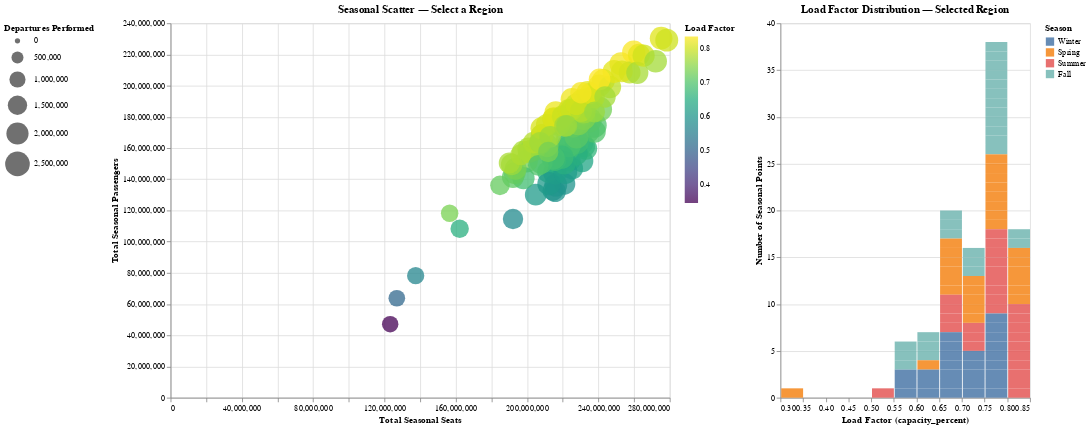

Source (notebook cell):
### Code cell
import pandas as pd
import altair as alt
import glob
import os

alt.data_transformers.disable_max_rows()

# ----------------------------
# LOAD ALL CLEAN CSV FILES
# ----------------------------
files = sorted(glob.glob("clean_data/flights_*_clean.csv"))

df_list = []
for f in files:
    filename = os.path.basename(f)
    year = int(filename.split("_")[1])
    
    temp = pd.read_csv(f)
    temp["YEAR"] = year
    df_list.append(temp)

df = pd.concat(df_list, ignore_index=True)

# ----------------------------
# AGGREGATE BY YEAR × SEASON
# ----------------------------
grouped = (
    df.groupby(["YEAR", "SEASON"])
      .agg({
          "PASSENGERS": "sum",
          "SEATS": "sum",
          "DEPARTURES_PERFORMED": "sum",
          "capacity_percent": "mean"
      })
      .reset_index()
)

season_order = ["Winter", "Spring", "Summer", "Fall"]

# ----------------------------
# BRUSH SELECTION
# ----------------------------
brush = alt.selection_interval(encodings=["x", "y"])

# ----------------------------
# SCATTER PLOT (LEFT)
# ----------------------------
scatter = (
    alt.Chart(grouped)
    .mark_circle(opacity=0.75)
    .encode(
        x=alt.X("SEATS:Q", title="Total Seasonal Seats"),
        y=alt.Y("PASSENGERS:Q", title="Total Seasonal Passengers"),
        color=alt.Color(
            "capacity_percent:Q",
            title="Load Factor",
            scale=alt.Scale(scheme="viridis")
        ),
        size=alt.Size(
            "DEPARTURES_PERFORMED:Q",
            title="Departures Performed",
            scale=alt.Scale(range=[40, 900]),
            legend=alt.Legend(orient='left')   # 👈 THIS MOVES IT LEFT
        ),
        shape=alt.Shape("SEASON:N", sort=season_order),
        tooltip=[
            "YEAR:O",
            "SEASON:N",
            alt.Tooltip("capacity_percent:Q", title="Load Factor", format=".2f"),
            "PASSENGERS:Q",
            "SEATS:Q",
            "DEPARTURES_PERFORMED:Q"
        ]
    )
    .add_params(brush)
    .properties(
        width=600,
        height=450,
        title="Seasonal Scatter — Select a Region"
    )
)

# ----------------------------
# HISTOGRAM (RIGHT) — With Legend + Tooltip
# ----------------------------
hist = (
    alt.Chart(grouped)
    .mark_bar(opacity=0.85)
    .encode(
        x=alt.X(
            "capacity_percent:Q",
            bin=alt.Bin(maxbins=20),
            title="Load Factor (capacity_percent)"
        ),
        y=alt.Y("count()", title="Number of Seasonal Points"),
        color=alt.Color(
            "SEASON:N",
            sort=season_order,
            title="Season",
            scale=alt.Scale(scheme="tableau10")
        ),
        tooltip=[
            alt.Tooltip("SEASON:N", title="Season"),
            alt.Tooltip("count()", title="Count of Points"),
            alt.Tooltip("capacity_percent:Q", title="Load Factor (Range)", format=".2f")
        ]
    )
    .transform_filter(brush)
    .properties(
        width=300,
        height=450,
        title="Load Factor Distribution — Selected Region"
    )
)

# ----------------------------
# FINAL LINKED VIEW
# ----------------------------
final_chart = scatter | hist

final_chart

### Figure 1 — Vega-Lite specification as saved in the notebook (floating-point values rounded to 4 significant figures)
{"config": {"view": {"continuousWidth": 300, "continuousHeight": 300}}, "hconcat": [{"mark": {"type": "circle", "opacity": 0.75}, "encoding": {"color": {"field": "capacity_percent", "scale": {"scheme": "viridis"}, "title": "Load Factor", "type": "quantitative"}, "shape": {"field": "SEASON", "sort": ["Winter", "Spring", "Summer", "Fall"], "type": "nominal"}, "size": {"field": "DEPARTURES_PERFORMED", "legend": {"orient": "left"}, "scale": {"range": [40, 900]}, "title": "Departures Performed", "type": "quantitative"}, "tooltip": [{"field": "YEAR", "type": "ordinal"}, {"field": "SEASON", "type": "nominal"}, {"field": "capacity_percent", "format": ".2f", "title": "Load Factor", "type": "quantitative"}, {"field": "PASSENGERS", "type": "quantitative"}, {"field": "SEATS", "type": "quantitative"}, {"field": "DEPARTURES_PERFORMED", "type": "quantitative"}], "x": {"field": "SEATS", "title": "Total Seasonal Seats", "type": "quantitative"}, "y": {"field": "PASSENGERS", "title": "Total Seasonal Passengers", "type": "quantitative"}}, "height": 450, "name": "view_12", "title": "Seasonal Scatter — Select a Region", "width": 600}, {"mark": {"type": "bar", "opacity": 0.85}, "encoding": {"color": {"field": "SEASON", "scale": {"scheme": "tableau10"}, "sort": ["Winter", "Spring", "Summer", "Fall"], "title": "Season", "type": "nominal"}, "tooltip": [{"field": "SEASON", "title": "Season", "type": "nominal"}, {"aggregate": "count", "title": "Count of Points", "type": "quantitative"}, {"field": "capacity_percent", "format": ".2f", "title": "Load Factor (Range)", "type": "quantitative"}], "x": {"bin": {"maxbins": 20}, "field": "capacity_percent", "title": "Load Factor (capacity_percent)", "type": "quantitative"}, "y": {"aggregate": "count", "title": "Number of Seasonal Points", "type": "quantitative"}}, "height": 450, "title": "Load Factor Distribution — Selected Region", "transform": [{"filter": {"param": "param_19"}}], "width": 300}], "data": {"name": "data-b1b09d8d7e5ff0dc8c49e6775a44f3f7"}, "params": [{"name": "param_19", "select": {"type": "interval", "encodings": ["x", "y"]}, "views": ["view_12"]}], "$schema": "https://vega.github.io/schema/vega-lite/v5.20.1.json", "datasets": {"data-b1b09d8d7e5ff0dc8c49e6775a44f3f7": [{"YEAR": 1999, "SEASON": "Fall", "PASSENGERS": 146900000.0, "SEATS": 225300000.0, "DEPARTURES_PERFORMED": 1897000.0, "capacity_percent": 0.6266}, {"YEAR": 1999, "SEASON": "Spring", "PASSENGERS": 152100000.0, "SEATS": 224000000.0, "DEPARTURES_PERFORMED": 1891000.0, "capacity_percent": 0.6555}, {"YEAR": 1999, "SEASON": "Summer", "PASSENGERS": 163200000.0, "SEATS": 230900000.0, "DEPARTURES_PERFORMED": 1942000.0, "capacity_percent": 0.6834}, {"YEAR": 1999, "SEASON": "Winter", "PASSENGERS": 132900000.0, "SEATS": 214500000.0, "DEPARTURES_PERFORMED": 1803000.0, "capacity_percent": 0.5965}, {"YEAR": 2000, "SEASON": "Fall", "PASSENGERS": 151700000.0, "SEATS": 230900000.0, "DEPARTURES_PERFORMED": 1999000.0, "capacity_percent": 0.6339}, {"YEAR": 2000, "SEASON": "Spring", "PASSENGERS": 161000000.0, "SEATS": 232000000.0, "DEPARTURES_PERFORMED": 1965000.0, "capacity_percent": 0.6672}, {"YEAR": 2000, "SEASON": "Summer", "PASSENGERS": 170400000.0, "SEATS": 234300000.0, "DEPARTURES_PERFORMED": 2025000.0, "capacity_percent": 0.6996}, {"YEAR": 2000, "SEASON": "Winter", "PASSENGERS": 137000000.0, "SEATS": 221000000.0, "DEPARTURES_PERFORMED": 1867000.0, "capacity_percent": 0.5969}, {"YEAR": 2001, "SEASON": "Fall", "PASSENGERS": 114600000.0, "SEATS": 192100000.0, "DEPARTURES_PERFORMED": 1668000.0, "capacity_percent": 0.5788}, {"YEAR": 2001, "SEASON": "Spring", "PASSENGERS": 159700000.0, "SEATS": 233100000.0, "DEPARTURES_PERFORMED": 2001000.0, "capacity_percent": 0.667}, {"YEAR": 2001, "SEASON": "Summer", "PASSENGERS": 170600000.0, "SEATS": 237800000.0, "DEPARTURES_PERFORMED": 2047000.0, "capacity_percent": 0.7004}, {"YEAR": 2001, "SEASON": "Winter", "PASSENGERS": 132300000.0, "SEATS": 215700000.0, "DEPARTURES_PERFORMED": 1864000.0, "capacity_percent": 0.5949}, {"YEAR": 2002, "SEASON": "Fall", "PASSENGERS": 136300000.0, "SEATS": 216100000.0, "DEPARTURES_PERFORMED": 2139000.0, "capacity_percent": 0.5999}, {"YEAR": 2002, "SEASON": "Spring", "PASSENGERS": 144800000.0, "SEATS": 211600000.0, "DEPARTURES_PERFORMED": 1848000.0, "capacity_percent": 0.6626}, {"YEAR": 2002, "SEASON": "Summer", "PASSENGERS": 155900000.0, "SEATS": 219500000.0, "DEPARTURES_PERFORMED": 1929000.0, "capacity_percent": 0.6876}, {"YEAR": 2002, "SEASON": "Winter", "PASSENGERS": 130200000.0, "SEATS": 204800000.0, "DEPARTURES_PERFORMED": 1904000.0, "capacity_percent": 0.6136}, {"YEAR": 2003, "SEASON": "Fall", "PASSENGERS": 144200000.0, "SEATS": 215600000.0, "DEPARTURES_PERFORMED": 2293000.0, "capacity_percent": 0.6335}, {"YEAR": 2003, "SEASON": "Spring", "PASSENGERS": 149600000.0, "SEATS": 216900000.0, "DEPARTURES_PERFORMED": 2282000.0, "capacity_percent": 0.6489}, {"YEAR": 2003, "SEASON": "Summer", "PASSENGERS": 165700000.0, "SEATS": 222900000.0, "DEPARTURES_PERFORMED": 2381000.0, "capacity_percent": 0.6987}, {"YEAR": 2003, "SEASON": "Winter", "PASSENGERS": 137200000.0, "SEATS": 212200000.0, "DEPARTURES_PERFORMED": 2207000.0, "capacity_percent": 0.6117}, {"YEAR": 2004, "SEASON": "Fall", "PASSENGERS": 156600000.0, "SEATS": 227100000.0, "DEPARTURES_PERFORMED": 2434000.0, "capacity_percent": 0.654}, {"YEAR": 2004, "SEASON": "Spring", "PASSENGERS": 164000000.0, "SEATS": 227900000.0, "DEPARTURES_PERFORMED": 2417000.0, "capacity_percent": 0.6795}, {"YEAR": 2004, "SEASON": "Summer", "PASSENGERS": 178000000.0, "SEATS": 235000000.0, "DEPARTURES_PERFORMED": 2515000.0, "capacity_percent": 0.7188}, {"YEAR": 2004, "SEASON": "Winter", "PASSENGERS": 144700000.0, "SEATS": 221400000.0, "DEPARTURES_PERFORMED": 2323000.0, "capacity_percent": 0.6193}, {"YEAR": 2005, "SEASON": "Fall", "PASSENGERS": 159900000.0, "SEATS": 222800000.0, "DEPARTURES_PERFORMED": 2381000.0, "capacity_percent": 0.6808}, {"YEAR": 2005, "SEASON": "Spring", "PASSENGERS": 174600000.0, "SEATS": 237700000.0, "DEPARTURES_PERFORMED": 2512000.0, "capacity_percent": 0.6989}, {"YEAR": 2005, "SEASON": "Summer", "PASSENGERS": 184900000.0, "SEATS": 240600000.0, "DEPARTURES_PERFORMED": 2570000.0, "capacity_percent": 0.7297}, {"YEAR": 2005, "SEASON": "Winter", "PASSENGERS": 150600000.0, "SEATS": 220800000.0, "DEPARTURES_PERFORMED": 2311000.0, "capacity_percent": 0.6507}, {"YEAR": 2006, "SEASON": "Fall", "PASSENGERS": 161800000.0, "SEATS": 223500000.0, "DEPARTURES_PERFORMED": 2357000.0, "capacity_percent": 0.6937}, {"YEAR": 2006, "SEASON": "Spring", "PASSENGERS": 174400000.0, "SEATS": 225600000.0, "DEPARTURES_PERFORMED": 2381000.0, "capacity_percent": 0.7397}, {"YEAR": 2006, "SEASON": "Summer", "PASSENGERS": 182200000.0, "SEATS": 230900000.0, "DEPARTURES_PERFORMED": 2471000.0, "capacity_percent": 0.7575}, {"YEAR": 2006, "SEASON": "Winter", "PASSENGERS": 152800000.0, "SEATS": 215400000.0, "DEPARTURES_PERFORMED": 2248000.0, "capacity_percent": 0.6814}, {"YEAR": 2007, "SEASON": "Fall", "PASSENGERS": 167500000.0, "SEATS": 227700000.0, "DEPARTURES_PERFORMED": 2385000.0, "capacity_percent": 0.709}, {"YEAR": 2007, "SEASON": "Spring", "PASSENGERS": 179300000.0, "SEATS": 231600000.0, "DEPARTURES_PERFORMED": 2417000.0, "capacity_percent": 0.7408}, {"YEAR": 2007, "SEASON": "Summer", "PASSENGERS": 191500000.0, "SEATS": 235500000.0, "DEPARTURES_PERFORMED": 2495000.0, "capacity_percent": 0.7801}, {"YEAR": 2007, "SEASON": "Winter", "PASSENGERS": 154200000.0, "SEATS": 219300000.0, "DEPARTURES_PERFORMED": 2274000.0, "capacity_percent": 0.6769}, {"YEAR": 2008, "SEASON": "Fall", "PASSENGERS": 150900000.0, "SEATS": 207900000.0, "DEPARTURES_PERFORMED": 2133000.0, "capacity_percent": 0.7015}, {"YEAR": 2008, "SEASON": "Spring", "PASSENGERS": 176000000.0, "SEATS": 228700000.0, "DEPARTURES_PERFORMED": 2374000.0, "capacity_percent": 0.7394}, {"YEAR": 2008, "SEASON": "Summer", "PASSENGERS": 183500000.0, "SEATS": 231600000.0, "DEPARTURES_PERFORMED": 2416000.0, "capacity_percent": 0.7635}, {"YEAR": 2008, "SEASON": "Winter", "PASSENGERS": 153500000.0, "SEATS": 214600000.0, "DEPARTURES_PERFORMED": 2201000.0, "capacity_percent": 0.6904}, {"YEAR": 2009, "SEASON": "Fall", "PASSENGERS": 151600000.0, "SEATS": 199700000.0, "DEPARTURES_PERFORMED": 2072000.0, "capacity_percent": 0.7324}, {"YEAR": 2009, "SEASON": "Spring", "PASSENGERS": 161500000.0, "SEATS": 211200000.0, "DEPARTURES_PERFORMED": 2167000.0, "capacity_percent": 0.7355}, {"YEAR": 2009, "SEASON": "Summer", "PASSENGERS": 175400000.0, "SEATS": 217600000.0, "DEPARTURES_PERFORMED": 2270000.0, "capacity_percent": 0.7775}, {"YEAR": 2009, "SEASON": "Winter", "PASSENGERS": 140700000.0, "SEATS": 198000000.0, "DEPARTURES_PERFORMED": 2021000.0, "capacity_percent": 0.6866}, {"YEAR": 2010, "SEASON": "Fall", "PASSENGERS": 158900000.0, "SEATS": 204000000.0, "DEPARTURES_PERFORMED": 2099000.0, "capacity_percent": 0.7501}, {"YEAR": 2010, "SEASON": "Spring", "PASSENGERS": 163400000.0, "SEATS": 207400000.0, "DEPARTURES_PERFORMED": 2144000.0, "capacity_percent": 0.7568}, {"YEAR": 2010, "SEASON": "Summer", "PASSENGERS": 176300000.0, "SEATS": 215700000.0, "DEPARTURES_PERFORMED": 2248000.0, "capacity_percent": 0.7858}, {"YEAR": 2010, "SEASON": "Winter", "PASSENGERS": 141400000.0, "SEATS": 192000000.0, "DEPARTURES_PERFORMED": 1964000.0, "capacity_percent": 0.7107}, {"YEAR": 2011, "SEASON": "Fall", "PASSENGERS": 159500000.0, "SEATS": 200800000.0, "DEPARTURES_PERFORMED": 2051000.0, "capacity_percent": 0.7669}, {"YEAR": 2011, "SEASON": "Spring", "PASSENGERS": 167200000.0, "SEATS": 211100000.0, "DEPARTURES_PERFORMED": 2155000.0, "capacity_percent": 0.7608}, {"YEAR": 2011, "SEASON": "Summer", "PASSENGERS": 178700000.0, "SEATS": 217900000.0, "DEPARTURES_PERFORMED": 2241000.0, "capacity_percent": 0.7893}, {"YEAR": 2011, "SEASON": "Winter", "PASSENGERS": 144000000.0, "SEATS": 193000000.0, "DEPARTURES_PERFORMED": 1952000.0, "capacity_percent": 0.7185}, {"YEAR": 2012, "SEASON": "Fall", "PASSENGERS": 157600000.0, "SEATS": 197700000.0, "DEPARTURES_PERFORMED": 1983000.0, "capacity_percent": 0.7717}, {"YEAR": 2012, "SEASON": "Spring", "PASSENGERS": 168000000.0, "SEATS": 208300000.0, "DEPARTURES_PERFORMED": 2102000.0, "capacity_percent": 0.7781}, {"YEAR": 2012, "SEASON": "Summer", "PASSENGERS": 178700000.0, "SEATS": 215000000.0, "DEPARTURES_PERFORMED": 2181000.0, "capacity_percent": 0.8054}, {"YEAR": 2012, "SEASON": "Winter", "PASSENGERS": 146700000.0, "SEATS": 193600000.0, "DEPARTURES_PERFORMED": 1941000.0, "capacity_percent": 0.7351}, {"YEAR": 2013, "SEASON": "Fall", "PASSENGERS": 157800000.0, "SEATS": 201100000.0, "DEPARTURES_PERFORMED": 1991000.0, "capacity_percent": 0.7607}, {"YEAR": 2013, "SEASON": "Spring", "PASSENGERS": 168300000.0, "SEATS": 208500000.0, "DEPARTURES_PERFORMED": 2069000.0, "capacity_percent": 0.7806}, {"YEAR": 2013, "SEASON": "Summer", "PASSENGERS": 177900000.0, "SEATS": 216000000.0, "DEPARTURES_PERFORMED": 2156000.0, "capacity_percent": 0.7999}, {"YEAR": 2013, "SEASON": "Winter", "PASSENGERS": 149600000.0, "SEATS": 191300000.0, "DEPARTURES_PERFORMED": 1876000.0, "capacity_percent": 0.7621}, {"YEAR": 2014, "SEASON": "Fall", "PASSENGERS": 163500000.0, "SEATS": 203700000.0, "DEPARTURES_PERFORMED": 1951000.0, "capacity_percent": 0.78}, {"YEAR": 2014, "SEASON": "Spring", "PASSENGERS": 172700000.0, "SEATS": 208100000.0, "DEPARTURES_PERFORMED": 2008000.0, "capacity_percent": 0.806}, {"YEAR": 2014, "SEASON": "Summer", "PASSENGERS": 182800000.0, "SEATS": 216100000.0, "DEPARTURES_PERFORMED": 2097000.0, "capacity_percent": 0.8203}, {"YEAR": 2014, "SEASON": "Winter", "PASSENGERS": 150500000.0, "SEATS": 190000000.0, "DEPARTURES_PERFORMED": 1812000.0, "capacity_percent": 0.7708}, {"YEAR": 2015, "SEASON": "Fall", "PASSENGERS": 174900000.0, "SEATS": 211100000.0, "DEPARTURES_PERFORMED": 1938000.0, "capacity_percent": 0.8021}, {"YEAR": 2015, "SEASON": "Spring", "PASSENGERS": 178800000.0, "SEATS": 214800000.0, "DEPARTURES_PERFORMED": 1986000.0, "capacity_percent": 0.8076}, {"YEAR": 2015, "SEASON": "Summer", "PASSENGERS": 191300000.0, "SEATS": 225100000.0, "DEPARTURES_PERFORMED": 2090000.0, "capacity_percent": 0.8231}, {"YEAR": 2015, "SEASON": "Winter", "PASSENGERS": 155700000.0, "SEATS": 196500000.0, "DEPARTURES_PERFORMED": 1807000.0, "capacity_percent": 0.7744}, {"YEAR": 2016, "SEASON": "Fall", "PASSENGERS": 180400000.0, "SEATS": 220000000.0, "DEPARTURES_PERFORMED": 1962000.0, "capacity_percent": 0.7956}, {"YEAR": 2016, "SEASON": "Spring", "PASSENGERS": 184300000.0, "SEATS": 223500000.0, "DEPARTURES_PERFORMED": 2017000.0, "capacity_percent": 0.7995}, {"YEAR": 2016, "SEASON": "Summer", "PASSENGERS": 195700000.0, "SEATS": 234000000.0, "DEPARTURES_PERFORMED": 2114000.0, "capacity_percent": 0.8138}, {"YEAR": 2016, "SEASON": "Winter", "PASSENGERS": 163500000.0, "SEATS": 207300000.0, "DEPARTURES_PERFORMED": 1853000.0, "capacity_percent": 0.7662}, {"YEAR": 2017, "SEASON": "Fall", "PASSENGERS": 184600000.0, "SEATS": 224700000.0, "DEPARTURES_PERFORMED": 1951000.0, "capacity_percent": 0.7942}, {"YEAR": 2017, "SEASON": "Spring", "PASSENGERS": 190500000.0, "SEATS": 230500000.0, "DEPARTURES_PERFORMED": 2023000.0, "capacity_percent": 0.7997}, {"YEAR": 2017, "SEASON": "Summer", "PASSENGERS": 203300000.0, "SEATS": 242800000.0, "DEPARTURES_PERFORMED": 2139000.0, "capacity_percent": 0.8115}, {"YEAR": 2017, "SEASON": "Winter", "PASSENGERS": 167400000.0, "SEATS": 212900000.0, "DEPARTURES_PERFORMED": 1853000.0, "capacity_percent": 0.7637}, {"YEAR": 2018, "SEASON": "Fall", "PASSENGERS": 192700000.0, "SEATS": 237300000.0, "DEPARTURES_PERFORMED": 2033000.0, "capacity_percent": 0.7903}, {"YEAR": 2018, "SEASON": "Spring", "PASSENGERS": 200000000.0, "SEATS": 240600000.0, "DEPARTURES_PERFORMED": 2067000.0, "capacity_percent": 0.8037}, {"YEAR": 2018, "SEASON": "Summer", "PASSENGERS": 214100000.0, "SEATS": 252700000.0, "DEPARTURES_PERFORMED": 2190000.0, "capacity_percent": 0.8258}, {"YEAR": 2018, "SEASON": "Winter", "PASSENGERS": 174200000.0, "SEATS": 221200000.0, "DEPARTURES_PERFORMED": 1896000.0, "capacity_percent": 0.7658}, {"YEAR": 2019, "SEASON": "Fall", "PASSENGERS": 199200000.0, "SEATS": 246400000.0, "DEPARTURES_PERFORMED": 2085000.0, "capacity_percent": 0.7847}, {"YEAR": 2019, "SEASON": "Spring", "PASSENGERS": 209100000.0, "SEATS": 248700000.0, "DEPARTURES_PERFORMED": 2120000.0, "capacity_percent": 0.8135}, {"YEAR": 2019, "SEASON": "Summer", "PASSENGERS": 221500000.0, "SEATS": 259800000.0, "DEPARTURES_PERFORMED": 2221000.0, "capacity_percent": 0.8318}, {"YEAR": 2019, "SEASON": "Winter", "PASSENGERS": 183800000.0, "SEATS": 230200000.0, "DEPARTURES_PERFORMED": 1945000.0, "capacity_percent": 0.7766}, {"YEAR": 2020, "SEASON": "Fall", "PASSENGERS": 78240000.0, "SEATS": 137500000.0, "DEPARTURES_PERFORMED": 1173000.0, "capacity_percent": 0.5683}, {"YEAR": 2020, "SEASON": "Spring", "PASSENGERS": 47130000.0, "SEATS": 123200000.0, "DEPARTURES_PERFORMED": 1048000.0, "capacity_percent": 0.3471}, {"YEAR": 2020, "SEASON": "Summer", "PASSENGERS": 63750000.0, "SEATS": 126900000.0, "DEPARTURES_PERFORMED": 1085000.0, "capacity_percent": 0.5095}, {"YEAR": 2020, "SEASON": "Winter", "PASSENGERS": 149000000.0, "SEATS": 206300000.0, "DEPARTURES_PERFORMED": 1742000.0, "capacity_percent": 0.6991}, {"YEAR": 2021, "SEASON": "Fall", "PASSENGERS": 174400000.0, "SEATS": 222200000.0, "DEPARTURES_PERFORMED": 1817000.0, "capacity_percent": 0.7583}, {"YEAR": 2021, "SEASON": "Spring", "PASSENGERS": 136100000.0, "SEATS": 184800000.0, "DEPARTURES_PERFORMED": 1538000.0, "capacity_percent": 0.7186}, {"YEAR": 2021, "SEASON": "Summer", "PASSENGERS": 188100000.0, "SEATS": 227500000.0, "DEPARTURES_PERFORMED": 1896000.0, "capacity_percent": 0.7975}, {"YEAR": 2021, "SEASON": "Winter", "PASSENGERS": 108300000.0, "SEATS": 162200000.0, "DEPARTURES_PERFORMED": 1341000.0, "capacity_percent": 0.6541}, {"YEAR": 2022, "SEASON": "Fall", "PASSENGERS": 195000000.0, "SEATS": 235400000.0, "DEPARTURES_PERFORMED": 1825000.0, "capacity_percent": 0.8113}, {"YEAR": 2022, "SEASON": "Spring", "PASSENGERS": 195500000.0, "SEATS": 230200000.0, "DEPARTURES_PERFORMED": 1847000.0, "capacity_percent": 0.8283}, {"YEAR": 2022, "SEASON": "Summer", "PASSENGERS": 204100000.0, "SEATS": 240600000.0, "DEPARTURES_PERFORMED": 1919000.0, "capacity_percent": 0.8339}, {"YEAR": 2022, "SEASON": "Winter", "PASSENGERS": 157500000.0, "SEATS": 211800000.0, "DEPARTURES_PERFORMED": 1663000.0, "capacity_percent": 0.7322}, {"YEAR": 2023, "SEASON": "Fall", "PASSENGERS": 208500000.0, "SEATS": 257500000.0, "DEPARTURES_PERFORMED": 1936000.0, "capacity_percent": 0.7885}, {"YEAR": 2023, "SEASON": "Spring", "PASSENGERS": 209200000.0, "SEATS": 253200000.0, "DEPARTURES_PERFORMED": 1915000.0, "capacity_percent": 0.8085}, {"YEAR": 2023, "SEASON": "Summer", "PASSENGERS": 219900000.0, "SEATS": 262700000.0, "DEPARTURES_PERFORMED": 1989000.0, "capacity_percent": 0.8193}, {"YEAR": 2023, "SEASON": "Winter", "PASSENGERS": 183200000.0, "SEATS": 237800000.0, "DEPARTURES_PERFORMED": 1787000.0, "capacity_percent": 0.759}, {"YEAR": 2024, "SEASON": "Fall", "PASSENGERS": 208300000.0, "SEATS": 261800000.0, "DEPARTURES_PERFORMED": 2001000.0, "capacity_percent": 0.7701}, {"YEAR": 2024, "SEASON": "Spring", "PASSENGERS": 219300000.0, "SEATS": 265300000.0, "DEPARTURES_PERFORMED": 2000000.0, "capacity_percent": 0.7989}, {"YEAR": 2024, "SEASON": "Summer", "PASSENGERS": 230500000.0, "SEATS": 275200000.0, "DEPARTURES_PERFORMED": 2097000.0, "capacity_percent": 0.8115}, {"YEAR": 2024, "SEASON": "Winter", "PASSENGERS": 192800000.0, "SEATS": 243700000.0, "DEPARTURES_PERFORMED": 1843000.0, "capacity_percent": 0.7677}, {"YEAR": 2025, "SEASON": "Spring", "PASSENGERS": 215700000.0, "SEATS": 272100000.0, "DEPARTURES_PERFORMED": 2085000.0, "capacity_percent": 0.7675}, {"YEAR": 2025, "SEASON": "Summer", "PASSENGERS": 229200000.0, "SEATS": 278300000.0, "DEPARTURES_PERFORMED": 2150000.0, "capacity_percent": 0.7977}, {"YEAR": 2025, "SEASON": "Winter", "PASSENGERS": 118200000.0, "SEATS": 156500000.0, "DEPARTURES_PERFORMED": 1201000.0, "capacity_percent": 0.7349}]}}
